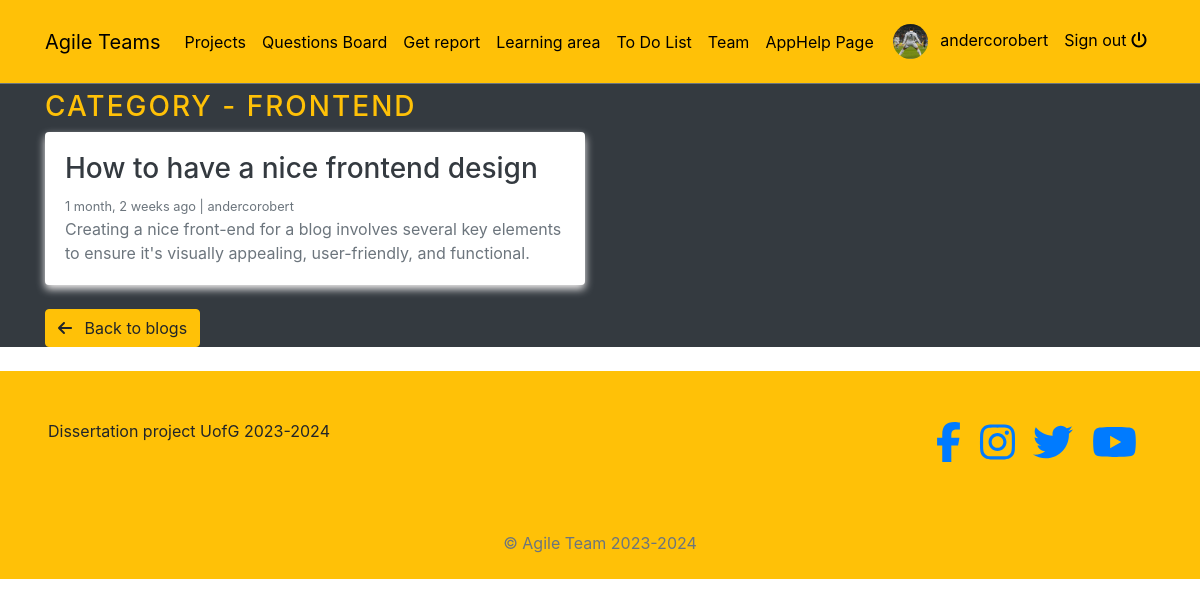
The app's page /category/2/ (signed in), older data.
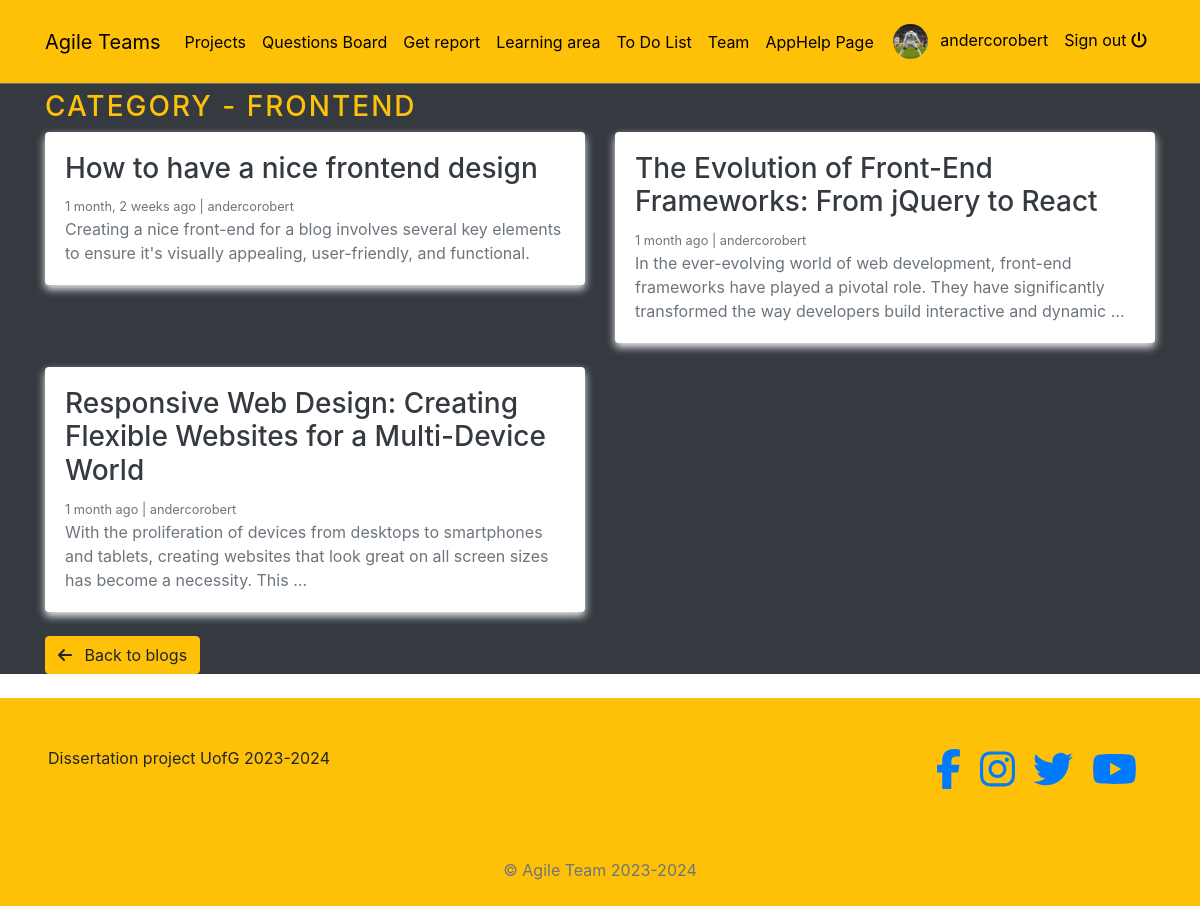
The same page, newer data.
### blogs/models.py (models this page shows, shortened)
class Blog(models.Model):
    title = models.CharField(max_length=200)
    slug = models.SlugField(max_length=250, unique=True, blank=True)
    category = models.ForeignKey(Category, on_delete=models.CASCADE)
    author = models.ForeignKey(User, on_delete=models.CASCADE)
    short_description =models.TextField(max_length=500)
    blog_body = models.TextField(max_length=5000)
    status = models.CharField(max_length=20, choices= STATUS_CHOICES, default='Draft')
    created_at = models.DateTimeField(auto_now_add=True)
    updated_at = models.DateTimeField(auto_now=True)

### blogs/views.py (the view)
# urls.py: path('category/<int:category_id>/', BlogsView.posts_by_category, name='posts_by_category'),
def posts_by_category(request, category_id):
    posts = Blog.objects.filter(status='Published', category=category_id)
    category = get_object_or_404(Category, pk=category_id)
    context = {
        'posts': posts,
        'category': category,
    }
    return render(request, 'posts_by_category.html', context)

### blogs/context_processors.py (called while the page is built)
def get_categories(request):
    categories = Category.objects.all()
    return dict(categories=categories)

### blogs/models.py (called while the page is built)
    def __str__(self):
        return self.category_name

### profiles/context_processors.py (called while the page is built)
def profile_pic(request):
    if request.user.is_authenticated:
        user = request.user
        try:
            profile_obj = Profile.objects.get(user=user)
            pic = profile_obj.profile_picture
        except Profile.DoesNotExist:
            pic = None
        return {'picture':pic}
    return {}

def get_profile(request):
    if request.user.is_authenticated:
        user = request.user
        try:
            profile_obj = Profile.objects.get(user=user)
        except Profile.DoesNotExist:
            pic = None
        return {'profile':profile_obj}
    return {}

### templates/posts_by_category.html (shortened to what this page needs)
{% extends 'base.html' %}
{% block content %}
    <div class="container" style="margin-top: 70px;">
        <h3 class="text-uppercase text-warning" style="letter-spacing: 2px;">Category - {{ category }}</h3>
        <div class="row mb-4">
            {% if posts %}
                {% for blog_post in posts %}
                    <div class="col-md-6 mb-4">
                        <div class="card border-0">
                            <div class="card-body">
                                <h3><a href="{% url 'blogs' blog_post.slug %}" class="text-dark">{{ blog_post.title }}</a></h3>
                                <small class="mb-1 text-muted">{{ blog_post.created_at | timesince }} ago | {{ blog_post.author }}</small>
                                <p class="card-text">{{ blog_post.short_description | truncatewords:25 }}</p>
                            </div>
                        </div>
                    </div>
                {% endfor %}
                <div class="col-12">
                    <a href="{% url 'home' %}">
                        <button class="btn btn-warning">
                            <i class="fas fa-arrow-left mr-2"></i> Back to blogs
                        </button>
                    </a>
                </div>
            {% endif %}
        </div>
    </div>
{% endblock %}

Row changes from the older to the newer data that the page shows:
added Blog: title "The Evolution of Front-End Frameworks: From jQuery to React", created_at "1 month", author "andercorobert", short_description "In the ever-evolving world of web development, front-end frameworks have played a pivotal role. They have significantly transformed the way developers build interactive and dynamic …"
added Blog: title "Responsive Web Design: Creating Flexible Websites for a Multi-Device World", created_at "1 month", author "andercorobert", short_description "With the proliferation of devices from desktops to smartphones and tablets, creating websites that look great on all screen sizes has become a necessity. This …"
